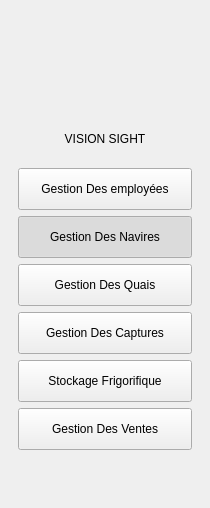
     <widget class="QWidget" name="sidebar" native="true">
      <property name="minimumSize">
       <size>
        <width>210</width>
        <height>0</height>
       </size>
      </property>
      <property name="maximumSize">
       <size>
        <width>210</width>
        <height>16777215</height>
       </size>
      </property>
      <layout class="QVBoxLayout" name="sidebarLayout">
       <property name="spacing">
        <number>6</number>
       </property>
       <property name="leftMargin">
        <number>18</number>
       </property>
       <property name="topMargin">
        <number>18</number>
       </property>
       <property name="rightMargin">
        <number>18</number>
       </property>
       <property name="bottomMargin">
        <number>18</number>
       </property>
       <item alignment="Qt::AlignmentFlag::AlignHCenter">
        <widget class="QLabel" name="lblLogo">
         <property name="minimumSize">
          <size>
           <width>104</width>
           <height>104</height>
          </size>
         </property>
         <property name="maximumSize">
          <size>
           <width>104</width>
           <height>104</height>
          </size>
         </property>
         <property name="text">
          <string/>
         </property>
         <property name="pixmap">
          <pixmap resource="resources.qrc">:/vision_sight.jpg</pixmap>
         </property>
         <property name="scaledContents">
          <bool>true</bool>
         </property>
         <property name="alignment">
          <set>Qt::AlignmentFlag::AlignCenter</set>
         </property>
        </widget>
       </item>
       <item>
        <spacer name="logoSpacer">
         <property name="orientation">
          <enum>Qt::Orientation::Vertical</enum>
         </property>
         <property name="sizeType">
          <enum>QSizePolicy::Policy::Fixed</enum>
         </property>
         <property name="sizeHint" stdset="0">
          <size>
           <width>20</width>
           <height>4</height>
          </size>
         </property>
        </spacer>
       </item>
       <item alignment="Qt::AlignmentFlag::AlignHCenter">
        <widget class="QLabel" name="lblSidebarTitle">
         <property name="text">
          <string>VISION SIGHT</string>
         </property>
         <property name="alignment">
          <set>Qt::AlignmentFlag::AlignCenter</set>
         </property>
        </widget>
       </item>
       <item>
        <spacer name="brandSpacer">
         <property name="orientation">
          <enum>Qt::Orientation::Vertical</enum>
         </property>
         <property name="sizeType">
          <enum>QSizePolicy::Policy::Fixed</enum>
         </property>
         <property name="sizeHint" stdset="0">
          <size>
           <width>20</width>
           <height>16</height>
          </size>
         </property>
        </spacer>
       </item>
       <item>
        <widget class="QPushButton" name="btnGestionEmployees">
         <property name="minimumSize">
          <size>
           <width>0</width>
           <height>42</height>
          </size>
         </property>
         <property name="text">
          <string>Gestion Des employées</string>
         </property>
         <property name="checkable">
          <bool>true</bool>
         </property>
         <property name="checked">
          <bool>false</bool>
         </property>
        </widget>
       </item>
       <item>
        <widget class="QPushButton" name="btnGestionNavires">
         <property name="minimumSize">
          <size>
           <width>0</width>
           <height>42</height>
          </size>
         </property>
         <property name="text">
          <string>Gestion Des Navires</string>
         </property>
         <property name="checkable">
          <bool>true</bool>
         </property>
         <property name="checked">
          <bool>true</bool>
         </property>
        </widget>
       </item>
       <item>
        <widget class="QPushButton" name="btnGestionQuais">
         <property name="minimumSize">
          <size>
           <width>0</width>
           <height>42</height>
          </size>
         </property>
         <property name="text">
          <string>Gestion Des Quais</string>
         </property>
         <property name="checkable">
          <bool>true</bool>
         </property>
        </widget>
       </item>
       <item>
        <widget class="QPushButton" name="btnGestionCaptures">
         <property name="minimumSize">
          <size>
           <width>0</width>
           <height>42</height>
          </size>
         </property>
         <property name="text">
          <string>Gestion Des Captures</string>
         </property>
         <property name="checkable">
          <bool>true</bool>
         </property>
        </widget>
       </item>
       <item>
        <widget class="QPushButton" name="btnStockageFrigorifique">
         <property name="minimumSize">
          <size>
           <width>0</width>
           <height>42</height>
          </size>
         </property>
         <property name="text">
          <string>Stockage Frigorifique</string>
         </property>
         <property name="checkable">
          <bool>true</bool>
         </property>
        </widget>
       </item>
       <item>
        <widget class="QPushButton" name="btnGestionVentes">
         <property name="minimumSize">
          <size>
           <width>0</width>
           <height>42</height>
          </size>
         </property>
         <property name="text">
          <string>Gestion Des Ventes</string>
         </property>
         <property name="checkable">
          <bool>true</bool>
         </property>
        </widget>
       </item>
       <item>
        <spacer name="sidebarBottomSpacer">
         <property name="orientation">
          <enum>Qt::Orientation::Vertical</enum>
         </property>
         <property name="sizeHint" stdset="0">
          <size>
           <width>20</width>
           <height>40</height>
          </size>
         </property>
        </spacer>
       </item>
      </layout>
     </widget>
